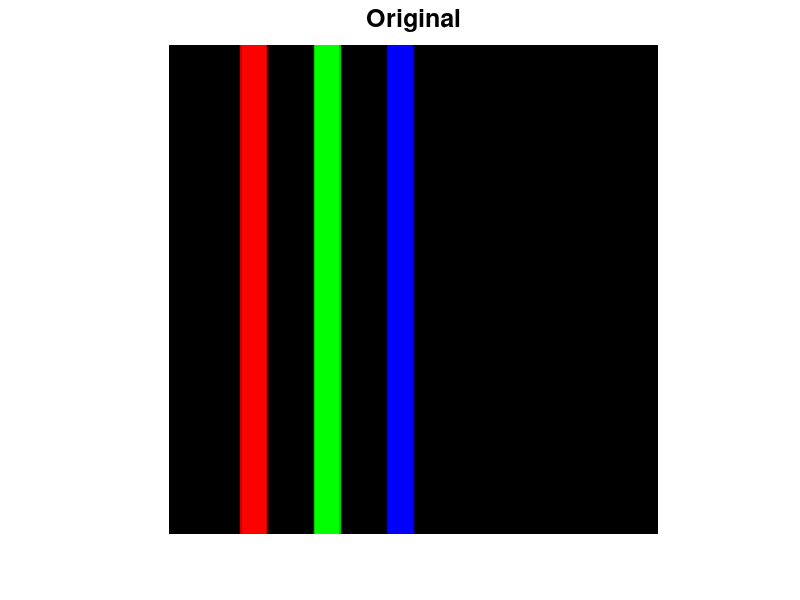
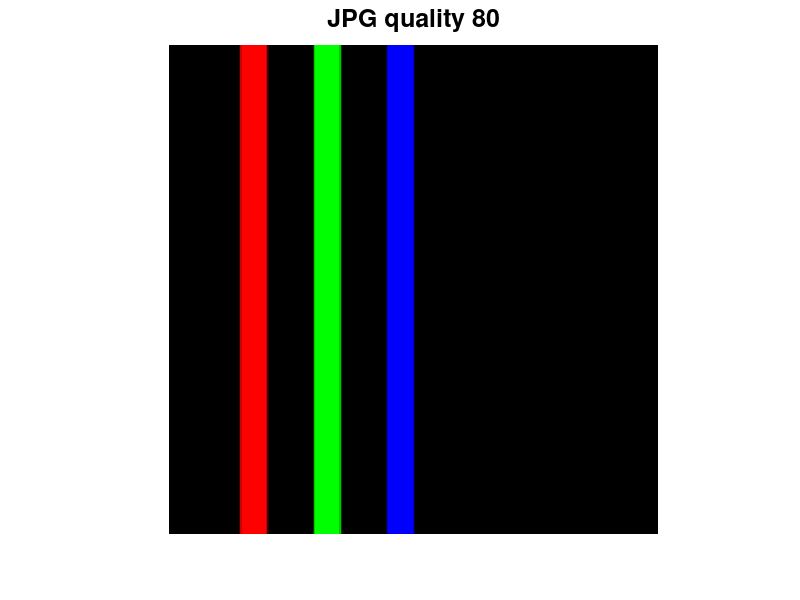
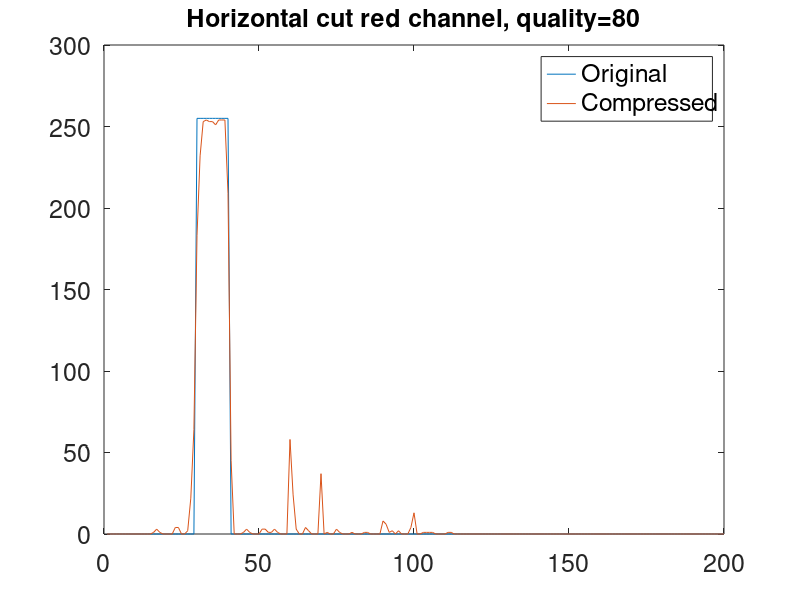

These figures' MATLAB source, in order:
% EXAMPLE 2 Testing jpg image quality with Matlab
% Manel Soria ESEIAAT - 2021

clear
close all 

img=uint8(zeros(200,200,3)); % black image, uint8 (0 to 255)
% img=uint8(ones(200,200,3)*255); % white image, uint8 (0 to 255)

% draw red vertical band
img(1:200,30:40,1)=255;
img(1:200,30:40,2:3)=0;

img(1:200,60:70,2)=255; % green
img(1:200,60:70,1)=0;
img(1:200,60:70,3)=0;

img(1:200,90:100,3)=255; % blue
img(1:200,90:100,1:2)=0; % blue


imwrite(img,'test.png');

set(gca,'DefaultTextFontSize',24)
imshow(imresize(img,2));
title('Original');
set(findall(gcf,'-property','FontSize'),'FontSize',18)


q=80;
imwrite(img,'test.jpg','Quality',q);
img2=imread('test.jpg');
set(findall(gcf,'-property','FontSize'),'FontSize',18)

figure
imshow(imresize(img,2));
title(sprintf('JPG quality %d',q));
set(findall(gcf,'-property','FontSize'),'FontSize',18)

figure

plot(img(100,:,1));
hold on
plot(img2(100,:,1));
legend({'Original','Compressed'})
title(sprintf('Horizontal cut red channel, quality=%d',q));

set(findall(gcf,'-property','FontSize'),'FontSize',18)

